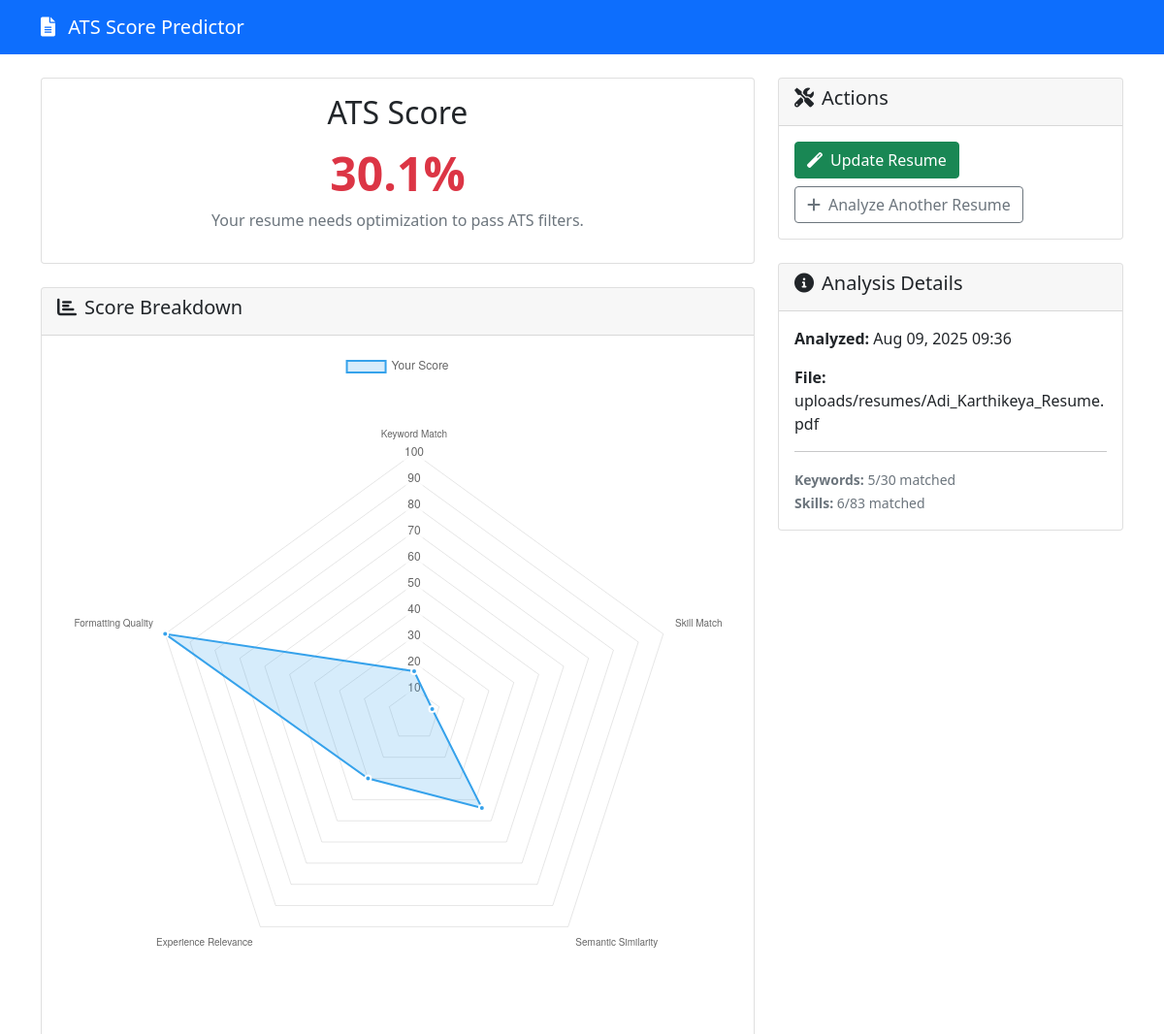
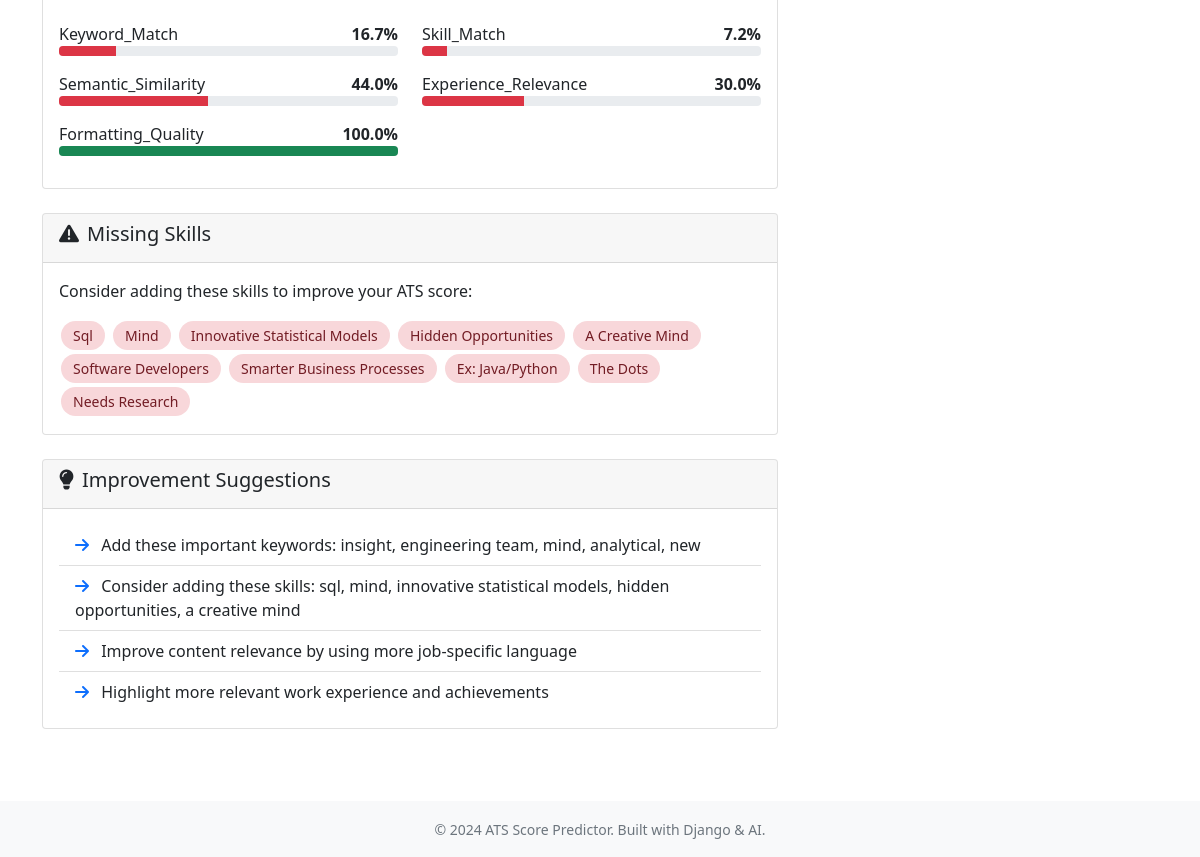
The app's page /results/1/ with its own data (2 pictures, top to bottom).
### ats_app/models.py (models this page shows, shortened)
class ResumeAnalysis(models.Model):
    user = models.ForeignKey(User, on_delete=models.CASCADE, null=True, blank=True)
    resume_file = models.FileField(upload_to='uploads/resumes/')
    job_description = models.TextField()
    ats_score = models.FloatField()
    analysis_results = models.JSONField()  # Store detailed results
    original_resume_path = models.CharField(max_length=500)
    updated_resume_path = models.CharField(max_length=500, blank=True)
    created_at = models.DateTimeField(auto_now_add=True)
    updated_at = models.DateTimeField(auto_now=True)
    class Meta:
        ordering = ['-created_at']
    def get_suggestions(self):
        return self.analysis_results.get('suggestions', [])
    def get_missing_skills(self):
        return self.analysis_results.get('missing_skills', [])

### ats_app/views.py (the view)
# urls.py: path('results/<int:analysis_id>/', views.analysis_results, name='analysis_results'),
def analysis_results(request, analysis_id):
    analysis = get_object_or_404(ResumeAnalysis, id=analysis_id)
    breakdown = analysis.analysis_results.get('breakdown', {})
    score_data = {
        'labels': [],
        'scores': [],
        'colors': []
    }
    color_map = {
        'keyword_match': '#FF6384',
        'skill_match': '#36A2EB',
        'semantic_similarity': '#FFCE56',
        'experience_relevance': '#4BC0C0',
        'formatting_quality': '#9966FF'
    }
    for category, data in breakdown.items():
        score_data['labels'].append(category.replace('_', ' ').title())
        score_data['scores'].append(data.get('score', 0))
        score_data['colors'].append(color_map.get(category, '#999999'))
    context = {
        'analysis': analysis,
        'score_data': json.dumps(score_data),
        'breakdown': breakdown,
        'suggestions': analysis.get_suggestions(),
        'missing_skills': analysis.get_missing_skills()[:10],  # Show top 10
    }
    return render(request, 'ats_app/results.html', context)

### ats_app/templates/ats_app/results.html (shortened to what this page needs)
{% extends 'ats_app/base.html' %}
{% block content %}
<div class="row">
    <div class="col-md-8">
        <div class="card mb-4">
            <div class="card-body text-center">
                <h2>ATS Score</h2>
                <div class="ats-score {% if analysis.ats_score >= 80 %}score-excellent{% elif analysis.ats_score >= 60 %}score-good{% else %}score-poor{% endif %}">
                    {{ analysis.ats_score|floatformat:1 }}%
                </div>
                <p class="text-muted">
                    {% if analysis.ats_score >= 80 %}
                        Excellent! Your resume is well-optimized for ATS systems.
                    {% elif analysis.ats_score >= 60 %}
                        Good score. There's room for improvement.
                    {% else %}
                        Your resume needs optimization to pass ATS filters.
                    {% endif %}
                </p>
            </div>
        </div>
        <div class="card mb-4">
            <div class="card-header">
                <h5><i class="fas fa-chart-bar me-2"></i>Score Breakdown</h5>
            </div>
            <div class="card-body">
                <canvas id="breakdownChart" width="400" height="200"></canvas>
                <div class="row mt-4">
                    {% for category, data in breakdown.items %}
                    <div class="col-md-6 mb-3">
                        <div class="d-flex justify-content-between">
                            <span>{{ category|title }}</span>
                            <strong>{{ data.score|floatformat:1 }}%</strong>
                        </div>
                        <div class="progress" style="height: 10px;">
                            <div class="progress-bar {% if data.score >= 80 %}bg-success{% elif data.score >= 60 %}bg-warning{% else %}bg-danger{% endif %}"
                                 style="width: {{ data.score }}%"></div>
                        </div>
                    </div>
                    {% endfor %}
                </div>
            </div>
        </div>
        {% if missing_skills %}
        <div class="card mb-4">
            <div class="card-header">
                <h5><i class="fas fa-exclamation-triangle me-2"></i>Missing Skills</h5>
            </div>
            <div class="card-body">
                <p>Consider adding these skills to improve your ATS score:</p>
                {% for skill in missing_skills %}
                    <span class="skill-chip missing-skill">{{ skill|title }}</span>
                {% endfor %}
            </div>
        </div>
        {% endif %}
        {% if suggestions %}
        <div class="card mb-4">
            <div class="card-header">
                <h5><i class="fas fa-lightbulb me-2"></i>Improvement Suggestions</h5>
            </div>
            <div class="card-body">
                <ul class="list-group list-group-flush">
                    {% for suggestion in suggestions %}
                        <li class="list-group-item">
                            <i class="fas fa-arrow-right text-primary me-2"></i>
                            {{ suggestion }}
                        </li>
                    {% endfor %}
                </ul>
            </div>
        </div>
        {% endif %}
    </div>
    <div class="col-md-4">
        <div class="card mb-4">
            <div class="card-header">
                <h5><i class="fas fa-tools me-2"></i>Actions</h5>
            </div>
            <div class="card-body">
                <button class="btn btn-success btn-block mb-2" onclick="updateResume()">
                    <i class="fas fa-magic me-2"></i>Update Resume
                </button>
                <a href="{% url 'index' %}" class="btn btn-outline-secondary btn-block">
                    <i class="fas fa-plus me-2"></i>Analyze Another Resume
                </a>
            </div>
        </div>
        <div class="card">
            <div class="card-header">
                <h5><i class="fas fa-info-circle me-2"></i>Analysis Details</h5>
            </div>
            <div class="card-body">
                <p><strong>Analyzed:</strong> {{ analysis.created_at|date:"M d, Y H:i" }}</p>
                <p><strong>File:</strong> {{ analysis.resume_file.name|slice:":50" }}{% if analysis.resume_file.name|length > 50 %}...{% endif %}</p>
                {% if breakdown.keyword_match %}
                <hr>
                <small class="text-muted">
                    <strong>Keywords:</strong> {{ breakdown.keyword_match.matched_count }}/{{ breakdown.keyword_match.total_jd_keywords }} matched<br>
                    {% if breakdown.skill_match %}
                    <strong>Skills:</strong> {{ breakdown.skill_match.matched_count }}/{{ breakdown.skill_match.total_jd_skills }} matched
                    {% endif %}
                </small>
                {% endif %}
            </div>
        </div>
    </div>
</div>
{% endblock %}
{% block extra_js %}
<script>
// Chart.js visualization
const ctx = document.getElementById('breakdownChart').getContext('2d');
const scoreData = {{ score_data|safe }};
new Chart(ctx, {
    type: 'radar',
    data: {
        labels: scoreData.labels,
        datasets: [{
            label: 'Your Score',
            data: scoreData.scores,
            backgroundColor: 'rgba(54, 162, 235, 0.2)',
            borderColor: 'rgba(54, 162, 235, 1)',
            borderWidth: 2,
            pointBackgroundColor: 'rgba(54, 162, 235, 1)',
            pointBorderColor: '#fff',
            pointHoverBackgroundColor: '#fff',
            pointHoverBorderColor: 'rgba(54, 162, 235, 1)'
        }]
    },
    options: {
        elements: {
            line: {
                borderWidth: 3
            }
        },
        scales: {
            r: {
                angleLines: {
                    display: false
                },
                suggestedMin: 0,
                suggestedMax: 100
            }
        }
    }
});
// Update resume function
function updateResume() {
    const modal = new bootstrap.Modal(document.getElementById('updateModal'));
    modal.show();
    fetch('{% url "update_resume" analysis.id %}', {
        method: 'POST',
        headers: {
            'X-CSRFToken': '{{ csrf_token }}',
            'Content-Type': 'application/json',
        },
    })
    .then(response => response.json())
    .then(data => {
        modal.hide();
        if (data.success) {
            alert('Resume updated successfully!');
            location.reload();
        } else {
            alert('Error: ' + data.message);
        }
    })
    .catch(error => {
        modal.hide();
        alert('Error updating resume: ' + error.message);
    });
}
</script>
{% endblock %}

### ats_app/templates/ats_app/base.html (shortened to what this page needs)
<!DOCTYPE html>
<html lang="en">
<head>
    <link href="https://cdn.jsdelivr.net/npm/bootstrap@5.1.3/dist/css/bootstrap.min.css" rel="stylesheet">
    <link rel="stylesheet" href="https://cdnjs.cloudflare.com/ajax/libs/font-awesome/6.0.0/css/all.min.css">
</head>
<body>
    <nav class="navbar navbar-expand-lg navbar-dark bg-primary">
        <div class="container">
            <a class="navbar-brand" href="{% url 'index' %}">
                <i class="fas fa-file-alt me-2"></i>
                ATS Score Predictor
            </a>
        </div>
    </nav>
    <main class="container my-4">
        {% block content %}{% endblock %}
    </main>
    <footer class="bg-light text-center py-3 mt-5">
        <div class="container">
            <small class="text-muted">
                &copy; 2024 ATS Score Predictor. Built with Django & AI.
            </small>
        </div>
    </footer>
    {% block extra_js %}{% endblock %}
</body>
</html>

### ats_app/templates/ats_app/base.html (style rules this page uses)
.ats-score { font-size: 3rem; font-weight: bold; }
.score-poor { color: #dc3545; }
.skill-chip { display: inline-block; background-color: #e9ecef; color: #495057; padding: 0.25rem 0.75rem; margin: 0.125rem; border-radius: 1rem; font-size: 0.875rem; }
.missing-skill { background-color: #f8d7da; color: #721c24; }

### records on screen
ResumeAnalysis: ats_score "30.1", created_at "Aug 09, 2025 09:36", resume_file.name "uploads/resumes/Adi_Karthikeya_Resume.pdf"

### other values on screen
{{ category|title }} "Keyword_Match" "Skill_Match" "Semantic_Similarity" "Experience_Relevance" "Formatting_Quality"
{{ data.score|floatformat:1 }} "16.7" "7.2" "44.0" "30.0" "100.0"
{{ skill|title }} "Sql" "Mind" "Innovative Statistical Models" "Hidden Opportunities" "A Creative Mind" "Software Developers" "Smarter Business Processes" "Ex: Java/Python" "The Dots" "Needs Research"
{{ suggestion }} "Add these important keywords: insight, engineering team, mind, analytical, new" "Consider adding these skills: sql, mind, innovative statistical models, hidden opportunities, a creative mind" "Improve content relevance by using more job-specific language" "Highlight more relevant work experience and achievements"
{{ breakdown.keyword_match.matched_count }} "5"
{{ breakdown.keyword_match.total_jd_keywords }} "30"
{{ breakdown.skill_match.matched_count }} "6"
{{ breakdown.skill_match.total_jd_skills }} "83"
